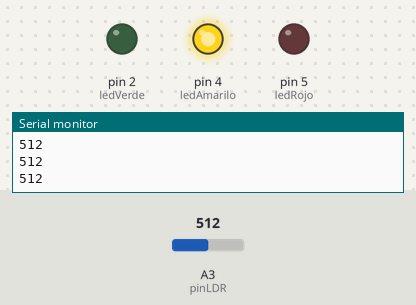
Recording of a sketch running on a simulated Arduino Uno, built with avr-gcc and run on an emulated ATmega328P. Shown: output pins drawn as LEDs (lit = HIGH), the last lines printed to the serial monitor. Inputs (shaded band) come from the test bench; at power-on: A3 (pinLDR) = 512.

Above: at 1.2 s.
1.3 s: A3 (pinLDR) set to 588
2.8 s: A3 (pinLDR) set to 616
At 3.3 s:
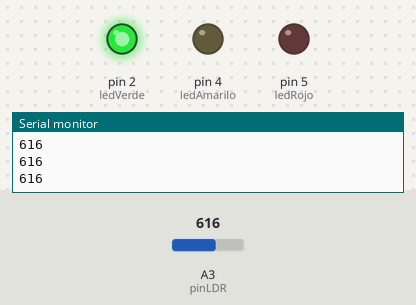
4.3 s: A3 (pinLDR) set to 190
At 4.6 s:
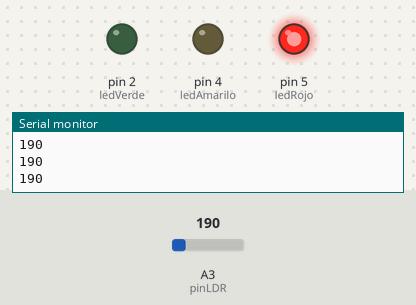
5.8 s: A3 (pinLDR) set to 289
7.3 s: A3 (pinLDR) set to 309
At 8.4 s:
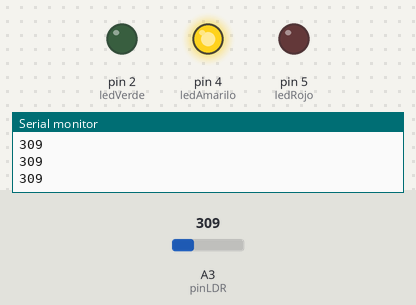
8.8 s: A3 (pinLDR) set to 122
At 9.7 s:
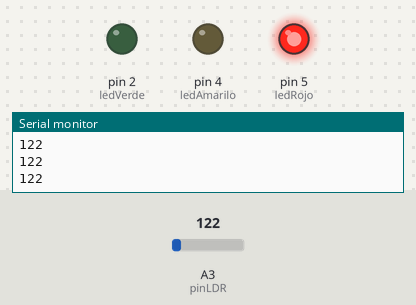
Timing chart, 0 to 11.3 s (numbered marks = the images above; inputs shaded):
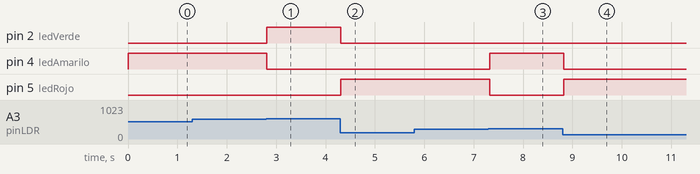

Measured:
- the behaviour switches between 599 and 600 on A3 (pinLDR) (found by bisection; images 0 and 1)
- the behaviour switches between 300 and 301 on A3 (pinLDR) (found by bisection; images 2 and 3)
- after the input at 2.8 s, pin 2 (ledVerde): LOW → HIGH at once; pin 4 (ledAmarilo): HIGH → LOW at once
- after the input at 4.3 s, pin 2 (ledVerde): HIGH → LOW at once; pin 5 (ledRojo): LOW → HIGH at once
- after the input at 7.3 s, pin 4 (ledAmarilo): LOW → HIGH at once; pin 5 (ledRojo): HIGH → LOW at once
- after the input at 8.8 s, pin 4 (ledAmarilo): HIGH → LOW at once; pin 5 (ledRojo): LOW → HIGH at once

The sketch:

ejercicio5.ino
```cpp
/*
 *  Ejercicio 5 del taller de iniciacion a Arduino
 *
 *  Programado por Josemanu
 *
 *  -Vamos a medir niveles de luz ambiente y a sacarlos
 *  por el puerto serie
 *
 *  -Aprenderemos a realizar una calibracion sencilla
 */

// variables
int lectura;
int pinLDR = A3;
int ledVerde = 2;
int ledAmarilo = 4;
int ledRojo = 5;

// limites
#define MAX 700
#define MIN 200

void setup()
{
  pinMode(pinLDR, INPUT);
  pinMode(ledVerde, OUTPUT);
  pinMode(ledAmarilo, OUTPUT);
  pinMode(ledRojo, OUTPUT);

  Serial.begin(9600);
}

void loop()
{
  lectura = analogRead(pinLDR);

  if(lectura >= (MAX - 100)){
    digitalWrite(ledVerde, HIGH);
    digitalWrite(ledAmarilo, LOW);
    digitalWrite(ledRojo, LOW);
  }else if(lectura <= (MIN + 100)){
    digitalWrite(ledVerde, LOW);
    digitalWrite(ledAmarilo, LOW);
    digitalWrite(ledRojo, HIGH);
  }else{
    digitalWrite(ledVerde, LOW);
    digitalWrite(ledAmarilo, HIGH);
    digitalWrite(ledRojo, LOW);
  }

  Serial.println(lectura);
  delay(100);
}

/*
 *  Es tu turno de experimentar
 *  -cambia la entrada a un potenciometro y haz
 *  una calibracion par que se enciendan los ledes del
 *  semaforo a un tercio del rango cada uno
 *
 *  -haz que por el puerto serie te diga de que color
 *  es el led que esta encendido
 *
 *  Cuando hayas terminado haz un "guardar como", asi tendras
 * el ejercicio basico y tambien tu creacion
 */
```
